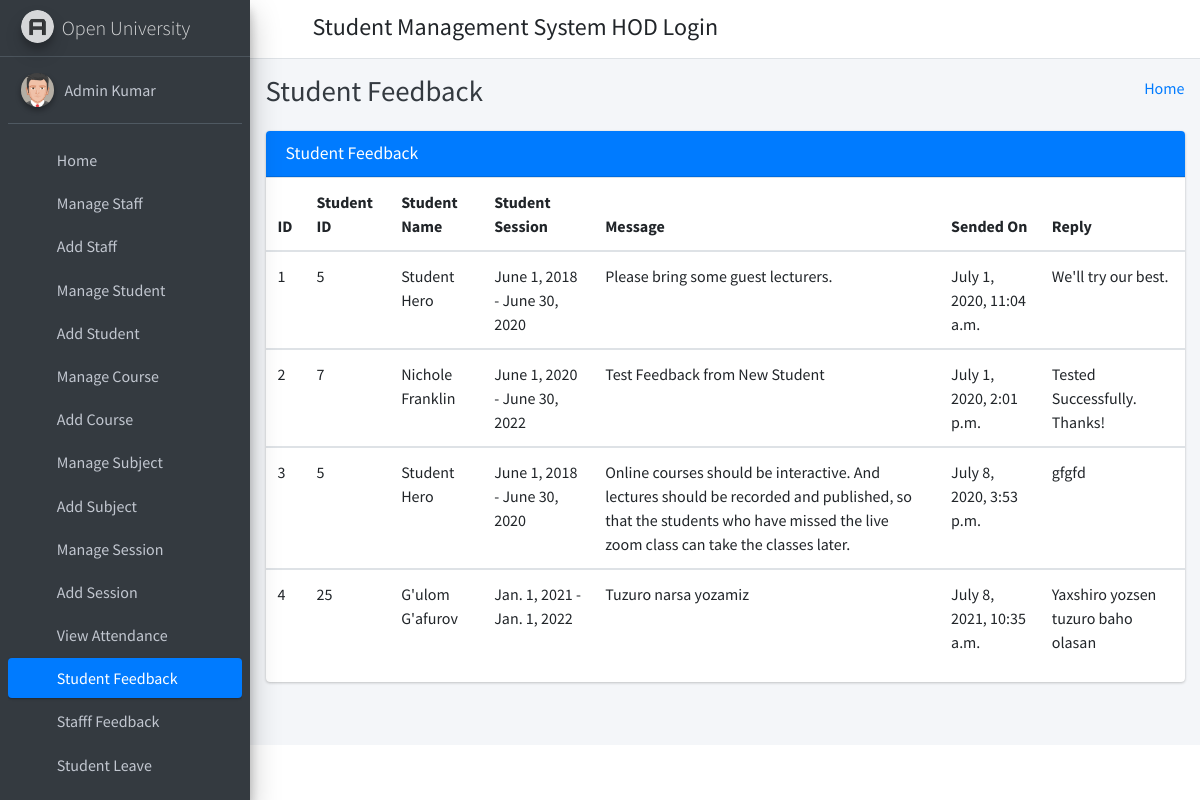
The page /student_feedback_message/ (signed in) on the database its author committed.
### student_management_app/models.py (models this page shows)
class CustomUser(AbstractUser):
    user_type_data = ((1, "HOD"), (2, "Staff"), (3, "Student"))
    user_type = models.CharField(default=1, choices=user_type_data, max_length=10)

class FeedBackStudent(models.Model):
    id = models.AutoField(primary_key=True)
    student_id = models.ForeignKey(Students, on_delete=models.CASCADE)
    feedback = models.TextField()
    feedback_reply = models.TextField()
    created_at = models.DateTimeField(auto_now_add=True)
    updated_at = models.DateTimeField(auto_now=True)
    objects = models.Manager()

class Students(models.Model):
    id = models.AutoField(primary_key=True)
    admin = models.OneToOneField(CustomUser, on_delete = models.CASCADE)
    gender = models.CharField(max_length=50)
    profile_pic = models.FileField()
    address = models.TextField()
    course_id = models.ForeignKey(Courses, on_delete=models.DO_NOTHING, default=1)
    session_year_id = models.ForeignKey(SessionYearModel, on_delete=models.CASCADE)
    created_at = models.DateTimeField(auto_now_add=True)
    updated_at = models.DateTimeField(auto_now=True)
    objects = models.Manager()

class SessionYearModel(models.Model): #sessiyalar vaqtini yillar asosida belgilash
    id = models.AutoField(primary_key=True)
    session_start_year = models.DateField()
    session_end_year = models.DateField()
    objects = models.Manager()#obyektlarimizni boshqaruvga yuklash

### student_management_app/HodViews.py (the view)
# urls.py: path('student_feedback_message/', HodViews.student_feedback_message, name="student_feedback_message"),
def student_feedback_message(request):
    feedbacks = FeedBackStudent.objects.all()
    context = {
        "feedbacks": feedbacks
    }
    return render(request, 'hod_template/student_feedback_template.html', context)

### student_management_app/LoginCheckMiddleWare.py (called while the page is built, shortened)
    def process_view(self, request, view_func, view_args, view_kwargs):
        modulename = view_func.__module__
        user = request.user
        if user.is_authenticated:
            if user.user_type == "1":
                if modulename == "student_management_app.HodViews":
                    pass
                elif modulename == "student_management_app.views" or modulename == "django.views.static":
                    pass
                else:
                    return redirect("admin_home")
            else:
                return redirect("login")
        else:
            if request.path == reverse("login") or request.path == reverse("doLogin"):
                pass
            else:
                return redirect("login")

### student_management_app/templates/hod_template/student_feedback_template.html (shortened to what this page needs)
{% extends 'hod_template/base_template.html' %}
{% block page_title %}
    Student Feedback
{% endblock page_title %}
{% block main_content %}
{% load static %}
<section class="content">
        <div class="container-fluid">
            <div class="row">
                <div class="col-md-12">
                    <div class="card card-primary">
                        <div class="card-header">
                            <h3 class="card-title">Student Feedback</h3>
                        </div>
                        <div class="table-responsive">
                            <table class="table">
                                <thead>
                                <tr>
                                    <th>ID</th>
                                    <th>Student ID</th>
                                    <th>Student Name</th>
                                    <th>Student Session</th>
                                    <th>Message</th>
                                    <th>Sended On</th>
                                    <th>Reply</th>
                                </tr>
                                </thead>
                                {% for feedback in feedbacks %}
                                <tbody>
                                <tr>
                                    <td>{{ feedback.id }}</td>
                                    <td>{{ feedback.student_id.admin.id }}</td>
                                    <td>{{ feedback.student_id.admin.first_name }} {{ feedback.student_id.admin.last_name }}</td>
                                    <td>{{ feedback.student_id.session_year_id.session_start_year }} - {{ feedback.student_id.session_year_id.session_end_year }}</td>
                                    <td>{{ feedback.feedback }}</td>
                                    <td>{{ feedback.created_at }}</td>
                                    <td>
                                        {% if feedback.feedback_reply == "" %}
                                            <button class="btn btn-success reply_open_modal" data-toggle="modal" data-target="#replyModal">Reply</button>
                                        {% else %}
                                            {{ feedback.feedback_reply }}
                                        {% endif %}
                                    </td>
                                </tr>
                                </tbody>
                                {% endfor %}
                            </table>
                        </div>
                    </div>
                </div>
            </div>
        </div>
      </section>
  {% endblock main_content %}

### student_management_app/templates/hod_template/sidebar_template.html (shortened to what this page needs)
{% load static %}
<aside class="main-sidebar sidebar-dark-primary elevation-4">
      <a href="{% url 'admin_home' %}" class="brand-link">
        <img src="{% static 'dist/img/AdminLTELogo.png' %}" alt="AdminLTE Logo" class="brand-image img-circle elevation-3"
            style="opacity: .8">
        <span class="brand-text font-weight-light">Open University</span>
      </a>
      <div class="sidebar">
        <div class="user-panel mt-3 pb-3 mb-3 d-flex">
          <div class="image">
            <img src="{% static 'dist/img/user2-160x160.jpg' %}" class="img-circle elevation-2" alt="User Image">
          </div>
          <div class="info">
            <a href="{% url 'admin_profile' %}" class="d-block">{{ user.first_name }} {{ user.last_name }}</a>
          </div>
        </div>
        <nav class="mt-2">
          <ul class="nav nav-pills nav-sidebar flex-column" data-widget="treeview" role="menu" data-accordion="false">
            <li class="nav-item">
              {% url 'admin_home' as admin_home %}
              <a href="{{ admin_home }}" class="nav-link {% if request.path == admin_home %} active {% endif %}">
                <i class="nav-icon fas fa-tachometer-alt"></i>
                <p>
                  Home
                </p>
              </a>
            </li>
            <li class="nav-item">
              {% url 'manage_staff' as manage_staff %}
              {% url 'edit_staff' staff_id=id as edit_staff %}
              <a href="{{ manage_staff }}" class="nav-link {% if request.path == manage_staff %} active {% endif %} {% if request.path == edit_staff %} active {% endif %}">
                <i class="nav-icon fas fa-chalkboard-teacher"></i>
                <p>
                  Manage Staff
                </p>
              </a>
            </li>
            <li class="nav-item">
              {% url 'add_staff' as add_staff %}
              <a href="{{ add_staff }}" class="nav-link {% if request.path == add_staff %} active {% endif %}">
                <i class="nav-icon fas fa-th"></i>
                <p>
                  Add Staff
                </p>
              </a>
            </li>
            <li class="nav-item">
              {% url 'manage_student' as manage_student %}
              {% url 'edit_student' student_id=id as edit_student %}
              <a href="{{ manage_student }}" class="nav-link {% if request.path == manage_student %} active {% endif %} {% if request.path == edit_student %} active {% endif %}">
                <i class="nav-icon fas fa-user-graduate"></i>
                <p>
                  Manage Student
                </p>
              </a>
            </li>
            <li class="nav-item">
              {% url 'add_student' as add_student %}
              <a href="{{ add_student }}" class="nav-link {% if request.path == add_student %} active {% endif %}">
                <i class="nav-icon fas fa-th"></i>
                <p>
                  Add Student
                </p>
              </a>
            </li>
            <li class="nav-item">
              {% url 'manage_course' as manage_course %}
              {% url 'edit_course' course_id=id as edit_course %}
              <a href="{{ manage_course }}" class="nav-link {% if request.path == manage_course %} active {% endif %} {% if request.path == edit_course %} active {% endif %}">
                <i class="nav-icon fas fa-chalkboard"></i>
                <p>
                  Manage Course
                </p>
              </a>
            </li>
            <li class="nav-item">
            {% url 'add_course' as add_course %}
              <a href="{{ add_course }}" class="nav-link {% if request.path == add_course %} active {% endif %}">
                <i class="nav-icon fas fa-th"></i>
                <p>
                  Add Course
                </p>
              </a>
            </li>
            <li class="nav-item">
              {% url 'manage_subject' as manage_subject %}
              {% url 'edit_subject' subject_id=id as edit_subject %}
              <a href="{{ manage_subject }}" class="nav-link {% if request.path == manage_subject %} active {% endif %} {% if request.path == edit_subject %} active {% endif %}">
                <i class="nav-icon fas fa-book"></i>
                <p>
                  Manage Subject
                </p>
              </a>
            </li>
            <li class="nav-item">
              {% url 'add_subject' as add_subject %}
              <a href="{{ add_subject }}" class="nav-link {% if request.path == add_subject %} active {% endif %}">
                <i class="nav-icon fas fa-th"></i>
                <p>
                  Add Subject
                </p>
              </a>
            </li>
            <li class="nav-item">
              {% url 'manage_session' as manage_session %}
              {% url 'edit_session' session_id=id as edit_session %}
              <a href="{{ manage_session }}" class="nav-link {% if request.path == manage_session %} active {% endif %} {% if request.path == edit_session %} active {% endif %}">
                <i class="nav-icon fas fa-graduation-cap"></i>
                <p>
                  Manage Session
                </p>
              </a>
            </li>
            <li class="nav-item">
              {% url 'add_session' as add_session %}
              <a href="{{ add_session }}" class="nav-link {% if request.path == add_session %} active {% endif %}">
                <i class="nav-icon fas fa-th"></i>
                <p>
                  Add Session
                </p>
              </a>
            </li>
            <li class="nav-item">
              {% url 'admin_view_attendance' as admin_view_attendance %}
              <a href="{{ admin_view_attendance }}" class="nav-link {% if request.path == admin_view_attendance %} active {% endif %}">
                <i class="nav-icon fas fa-calendar-alt"></i>
                <p>
                  View Attendance
                </p>
              </a>
            </li>
            <li class="nav-item">
              {% url 'student_feedback_message' as student_feedback_message %}
              <a href="{{ student_feedback_message }}" class="nav-link {% if request.path == student_feedback_message %} active {% endif %}">
                <i class="nav-icon fas fa-th"></i>
                <p>
                  Student Feedback
                </p>
              </a>
            </li>
            <li class="nav-item">
              {% url 'staff_feedback_message' as staff_feedback_message %}
              <a href="{{ staff_feedback_message }}" class="nav-link {% if request.path == staff_feedback_message %} active {% endif %}">
                <i class="nav-icon fas fa-th"></i>
                <p>
                  Stafff Feedback
                </p>
              </a>
            </li>
            <li class="nav-item">
              {% url 'student_leave_view' as student_leave_view %}
              <a href="{{ student_leave_view }}" class="nav-link {% if request.path == student_leave_view %} active {% endif %}">
                <i class="nav-icon fas fa-th"></i>
                <p>
                  Student Leave
                </p>
              </a>
            </li>
            <li class="nav-item">
              {% url 'staff_leave_view' as staff_leave_view %}
              <a href="{{ staff_leave_view }}" class="nav-link {% if request.path == staff_leave_view %} active {% endif %}">
                <p>
                </p>
              </a>
            </li>
          </ul>
        </nav>
      </div>
    </aside>

### rows shown on the page
CustomUser: first_name "Admin", last_name "Kumar"
FeedBackStudent: id "1", student_id.admin.id "5", student_id.admin.first_name "Student", student_id.admin.last_name "Hero", student_id.session_year_id.session_start_year "June 1, 2018", student_id.session_year_id.session_end_year "June 30, 2020", feedback "Please bring some guest lecturers.", created_at "July 1, 2020, 11:04 a.m.", feedback_reply "We'll try our best."
FeedBackStudent: id "2", student_id.admin.id "7", student_id.admin.first_name "Nichole", student_id.admin.last_name "Franklin", student_id.session_year_id.session_start_year "June 1, 2020", student_id.session_year_id.session_end_year "June 30, 2022", feedback "Test Feedback from New Student", created_at "July 1, 2020, 2:01 p.m.", feedback_reply "Tested Successfully. Thanks!"
FeedBackStudent: id "3", student_id.admin.id "5", student_id.admin.first_name "Student", student_id.admin.last_name "Hero", student_id.session_year_id.session_start_year "June 1, 2018", student_id.session_year_id.session_end_year "June 30, 2020", feedback "Online courses should be interactive. And lectures should be recorded and published, so that the students who have missed the live zoom class can take the classes later.", created_at "July 8, 2020, 3:53 p.m.", feedback_reply "gfgfd"
FeedBackStudent: id "4", student_id.admin.id "25", student_id.admin.first_name "G'ulom", student_id.admin.last_name "G'afurov", student_id.session_year_id.session_start_year "Jan. 1, 2021", student_id.session_year_id.session_end_year "Jan. 1, 2022", feedback "Tuzuro narsa yozamiz", created_at "July 8, 2021, 10:35 a.m.", feedback_reply "Yaxshiro yozsen tuzuro baho olasan"
